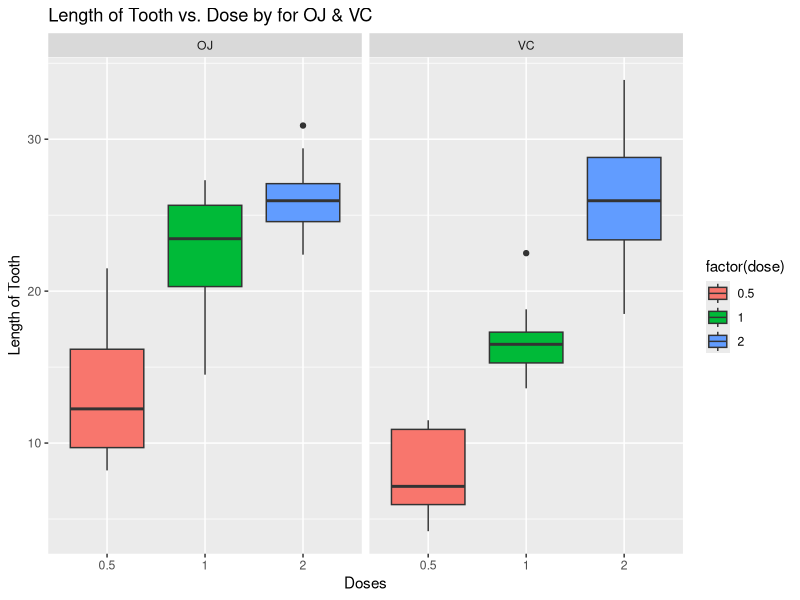

This chart was generated by the following R code:
# setwd("F:/01. Data Science/06. Statistical Inference/04. Week 4/01. Course Project")

# PART 2: Basic inferential data analysis
library (ggplot2)
library (dplyr)

# Load ToothGrowth data set
library (datasets)
data (ToothGrowth)

# 1. Some basic exploratory data analyses
head (ToothGrowth)
tail (ToothGrowth)
str (ToothGrowth)

# Sample Size
length (ToothGrowth)
# Number of Rows and Columns
dim (ToothGrowth)

# Boxplot graph of the tooth length vs the does
p <- ggplot (ToothGrowth, aes (x = factor(dose), y = len, fill = factor(dose))) +
  geom_boxplot () +
  facet_grid (.~supp) +
  labs (title = "Length of Tooth vs. Dose by for OJ & VC",
       x = "Doses", y = "Length of Tooth")

print (p)

# 2. Provide a basic summary of the data
summary (ToothGrowth)

table (ToothGrowth$supp, ToothGrowth$dose)

# Use confidence intervals and/or hypothesis tests to compare tooth growth by supp and dose. 
# (Only use the techniques from class, even if there's other approaches worth considering)

# Dose 0.5
doseOJ0.5 <- ToothGrowth %>% filter (supp == "OJ" & dose == "0.5")
doseVC0.5 <- ToothGrowth %>% filter (supp == "VC" & dose == "0.5")
t.test(doseOJ0.5$len,doseVC0.5$len)

# Dose 1
doseOJ1 <- ToothGrowth %>% filter (supp == "OJ" & dose == "0.5")
doseVC1 <- ToothGrowth %>% filter (supp == "VC" & dose == "0.5")
t.test(doseOJ1$len,doseVC1$len)

# Dose 2
doseOJ2 <- ToothGrowth %>% filter (supp == "OJ" & dose == "0.5")
doseVC2 <- ToothGrowth %>% filter (supp == "VC" & dose == "0.5")
t.test(doseOJ2$len,doseVC2$len)

# State your conclusions and the assumptions needed for your conclusions.
print ("At 95% confidence, we can have following conclusions: ")
print ("1. Dose 0.5 of OJ results in longer tooth than dose 0.5 of VC")
print ("2. Dose 1 of OJ results in longer tooth than dose 0.5 of VC")
print ("3. However, Dose 2 of OJ and VC result in almost similar tooth lenght")

